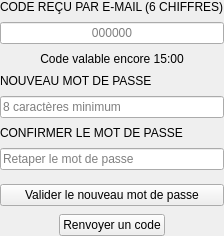
<widget class="QWidget" name="etapeCodeOublie"><layout class="QVBoxLayout" name="layoutEtapeCodeOublie"><property name="spacing"><number>8</number></property><property name="leftMargin"><number>0</number></property><property name="topMargin"><number>0</number></property><property name="rightMargin"><number>0</number></property><property name="bottomMargin"><number>0</number></property><item><widget class="QLabel" name="lblCodeOublie"><property name="text"><string>CODE REÇU PAR E-MAIL (6 CHIFFRES)</string></property><property name="variante" stdset="0"><string notr="true">champ</string></property></widget></item><item><widget class="QLineEdit" name="txtCodeOublie"><property name="placeholderText"><string>000000</string></property><property name="variante" stdset="0"><string notr="true">code</string></property><property name="maxLength"><number>6</number></property><property name="alignment"><set>Qt::AlignCenter</set></property></widget></item><item><widget class="QLabel" name="lblMinuteurCode"><property name="text"><string>Code valable encore 15:00</string></property><property name="variante" stdset="0"><string notr="true">minuteur</string></property><property name="alignment"><set>Qt::AlignCenter</set></property></widget></item><item><widget class="QLabel" name="lblNouveauMotDePasseOublie"><property name="text"><string>NOUVEAU MOT DE PASSE</string></property><property name="variante" stdset="0"><string notr="true">champ</string></property></widget></item><item><widget class="QLineEdit" name="txtNouveauMotDePasseOublie"><property name="placeholderText"><string>8 caractères minimum</string></property><property name="echoMode"><enum>QLineEdit::Password</enum></property></widget></item><item><widget class="QLabel" name="lblConfirmationOublie"><property name="text"><string>CONFIRMER LE MOT DE PASSE</string></property><property name="variante" stdset="0"><string notr="true">champ</string></property></widget></item><item><widget class="QLineEdit" name="txtConfirmationOublie"><property name="placeholderText"><string>Retaper le mot de passe</string></property><property name="echoMode"><enum>QLineEdit::Password</enum></property></widget></item><item><spacer name="ressortEtapeCode1"><property name="orientation"><enum>Qt::Vertical</enum></property><property name="sizeHint" stdset="0"><size><width>20</width><height>6</height></size></property></spacer></item><item><widget class="QPushButton" name="btnValiderCode"><property name="text"><string>Valider le nouveau mot de passe</string></property><property name="cursor"><cursorShape>PointingHandCursor</cursorShape></property><property name="variante" stdset="0"><string notr="true">connexion</string></property></widget></item><item><layout class="QHBoxLayout" name="layoutRenvoyerCode"><property name="spacing"><number>8</number></property><item><spacer name="ressortRenvoyer1"><property name="orientation"><enum>Qt::Horizontal</enum></property><property name="sizeHint" stdset="0"><size><width>20</width><height>20</height></size></property></spacer></item><item><widget class="QPushButton" name="btnRenvoyerCode"><property name="text"><string>Renvoyer un code</string></property><property name="cursor"><cursorShape>PointingHandCursor</cursorShape></property><property name="variante" stdset="0"><string notr="true">lien</string></property></widget></item><item><spacer name="ressortRenvoyer2"><property name="orientation"><enum>Qt::Horizontal</enum></property><property name="sizeHint" stdset="0"><size><width>20</width><height>20</height></size></property></spacer></item></layout></item></layout></widget>
